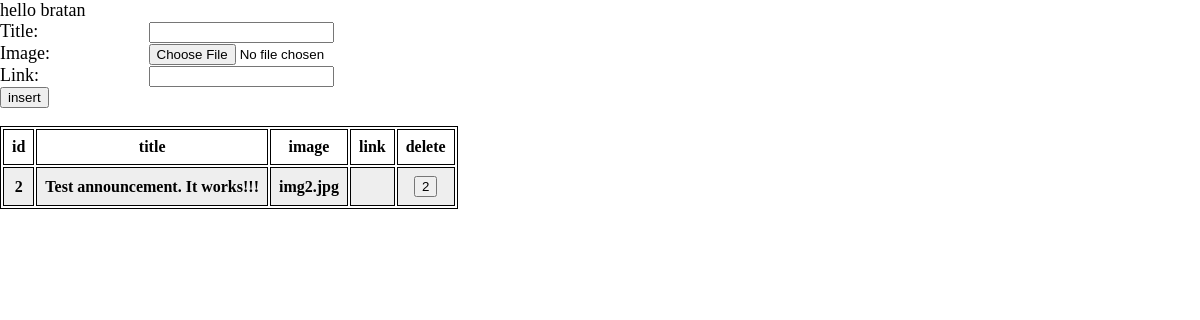
/admin/announcements.php, run on the app's committed database.
### tables this page shows
CREATE TABLE `announcements` (
  `aid` int(10) UNSIGNED NOT NULL,
  `title` text NOT NULL,
  `image` text NOT NULL,
  `link` text NOT NULL
);

### admin/announcements.php (the view, shortened to what this page needs)
<!doctype html>
<html>
<head>
    <link href="../style.css" rel="stylesheet">
</head>
<body>
<form target="form" action="announcements.php" enctype="multipart/form-data" method="post">
	<label for="title" style="width:8em;display: inline-block;">Title:</label>
	<input type="text" name="title" id="title" width="100%" required autofocus><br>
	<label for="image" style="width:8em;display: inline-block;">Image:</label>
	<input type="file" name="image" id="image" width="100%" accept="image/*" required><br>
	<label for="link" style="width:8em;display: inline-block;">Link:</label>
	<input type="text" name="link" id="link" width="100%"><br>
	<input type="submit" name="insert" value="insert">
</form>
<form target="form" action="announcements.php">
	<table>
	<tr><th>id</th><th>title</th><th>image</th><th>link</th><th>delete</th></tr>
	<?php
		$sql = "SELECT aid, title, image, link FROM announcements";
		$result = $GLOBALS['database']->query($sql);
		if ($result->num_rows > 0) {
			while($row = $result->fetch_assoc()) {
				echo '<tr><th>'. $row["aid"] .
				'</th><th>'. $row["title"] .
				'</th><th>'. $row["image"] .
				'</th><th>'. $row["link"] .
				'</th><th><input name="delete" type="submit" value="'.
				$row["aid"].
				'"></th></tr>';
			}
		} else {
		}
	?>
</table>
</form>
</body>

### style.css (style rules this page uses)
body { margin: 0px; font-size:18px; }
table, th, td { border: 1px solid black; }
th, td { padding: 8px; }
table tr:nth-child(even) { background-color: #eee; }
table tr:nth-child(odd) { background-color: #fff; }

### data on the page
announcements: aid "2", title "Test announcement. It works!!!", image "img2.jpg", delete "2"
